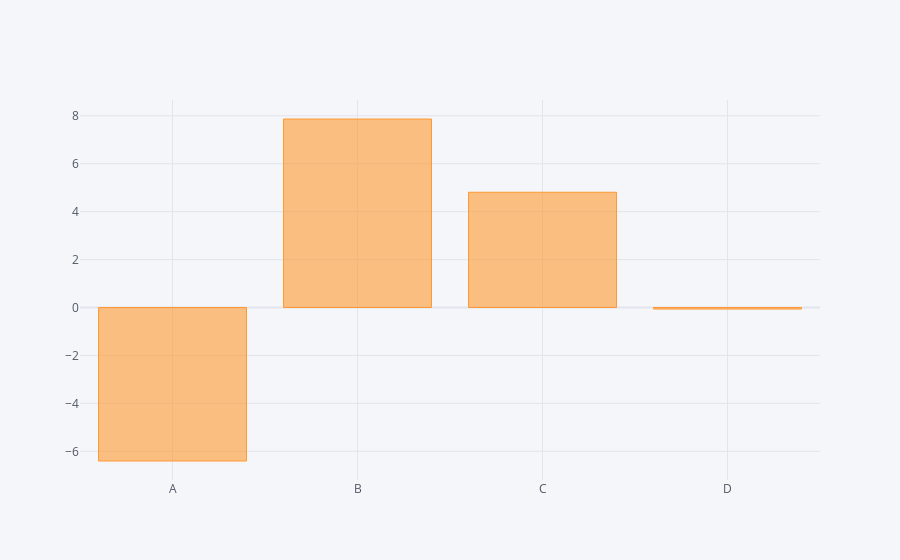

This figure's notebook cell:
### Code cell
df.sum().iplot(kind='bar')

### Figure 1 — Plotly figure (JSON) as saved in the notebook; plotly's stock layout.template omitted (floating-point values rounded to 4 significant figures)
{"data": [{"marker": {"color": "rgba(255, 153, 51, 0.6)", "line": {"color": "rgba(255, 153, 51, 1.0)", "width": 1}}, "name": "None", "orientation": "v", "text": "", "type": "bar", "x": ["A", "B", "C", "D"], "y": [-6.403, 7.865, 4.809, -0.06326]}], "layout": {"legend": {"bgcolor": "#F5F6F9", "font": {"color": "#4D5663"}}, "paper_bgcolor": "#F5F6F9", "plot_bgcolor": "#F5F6F9", "title": {"font": {"color": "#4D5663"}}, "xaxis": {"gridcolor": "#E1E5ED", "showgrid": true, "tickfont": {"color": "#4D5663"}, "title": {"font": {"color": "#4D5663"}, "text": ""}, "zerolinecolor": "#E1E5ED"}, "yaxis": {"gridcolor": "#E1E5ED", "showgrid": true, "tickfont": {"color": "#4D5663"}, "title": {"font": {"color": "#4D5663"}, "text": ""}, "zerolinecolor": "#E1E5ED"}}}
